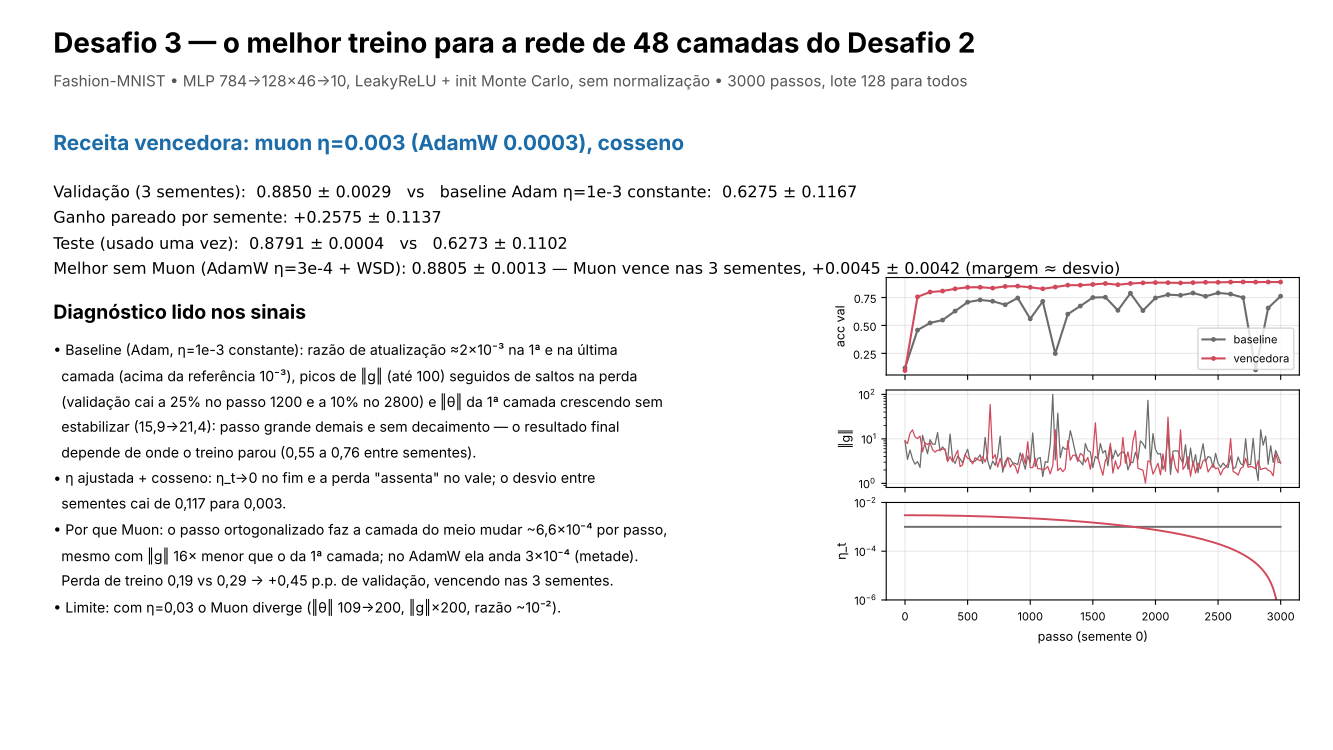

Source code (Python):
# -*- coding: utf-8 -*-
"""
Gera slide.pdf (um slide, 3 minutos): receita vencedora, ganho ± desvio sobre a
baseline e o diagnóstico lido nos sinais que a justifica.

    python slide.py
"""
import os
import statistics

import matplotlib
matplotlib.use("Agg")
import matplotlib.pyplot as plt
import numpy as np

import painel
import treino

AQUI = os.path.dirname(os.path.abspath(__file__))

DIAGNOSTICO = (
    "• Baseline (Adam, η=1e-3 constante): razão de atualização ≈2×10⁻³ na 1ª e na última\n"
    "  camada (acima da referência 10⁻³), picos de ‖g‖ (até 100) seguidos de saltos na perda\n"
    "  (validação cai a 25% no passo 1200 e a 10% no 2800) e ‖θ‖ da 1ª camada crescendo sem\n"
    "  estabilizar (15,9→21,4): passo grande demais e sem decaimento — o resultado final\n"
    "  depende de onde o treino parou (0,55 a 0,76 entre sementes).\n"
    "• η ajustada + cosseno: η_t→0 no fim e a perda \"assenta\" no vale; o desvio entre\n"
    "  sementes cai de 0,117 para 0,003.\n"
    "• Por que Muon: o passo ortogonalizado faz a camada do meio mudar ~6,6×10⁻⁴ por passo,\n"
    "  mesmo com ‖g‖ 16× menor que o da 1ª camada; no AdamW ela anda 3×10⁻⁴ (metade).\n"
    "  Perda de treino 0,19 vs 0,29 → +0,45 p.p. de validação, vencendo nas 3 sementes.\n"
    "• Limite: com η=0,03 o Muon diverge (‖θ‖ 109→200, ‖g‖×200, razão ~10⁻²)."
)


def main():
    linhas = painel.ler_experimentos()
    g = painel.agrupar_sementes(linhas)
    com3 = {c: rs for c, rs in g.items() if len(rs) >= 3}
    media = lambda c: statistics.mean(r["acc_val"] for r in com3[c].values())
    desvio = lambda c: statistics.stdev(r["acc_val"] for r in com3[c].values())
    base = ("adam", 1e-3, "", "constante")
    venc = max(com3, key=media)
    teste = {}
    for r in linhas:
        if r["etapa"] == "teste":
            teste.setdefault(painel.config(r), []).append(float(r["acc_teste"]))

    rv = com3[venc][0]
    ganho = [com3[venc][s]["acc_val"] - com3[base][s]["acc_val"] for s in (0, 1, 2)]

    fig = plt.figure(figsize=(13.33, 7.5))
    fig.text(0.04, 0.93, "Desafio 3 — o melhor treino para a rede de 48 camadas do Desafio 2",
             fontsize=20, weight="bold")
    fig.text(0.04, 0.885, "Fashion-MNIST • MLP 784→128×46→10, LeakyReLU + init Monte Carlo, "
             f"sem normalização • {treino.PASSOS} passos, lote {treino.LOTE} para todos",
             fontsize=11, color="#555555")

    receita = f"Receita vencedora: {painel.nome_curto(rv)}"
    fig.text(0.04, 0.80, receita, fontsize=15, weight="bold", color="#1b6ca8")
    tv = teste.get(venc, [])
    tb = teste.get(base, [])
    txt = (f"Validação (3 sementes):  {media(venc):.4f} ± {desvio(venc):.4f}"
           f"   vs   baseline Adam η=1e-3 constante:  {media(base):.4f} ± {desvio(base):.4f}\n"
           f"Ganho pareado por semente: {statistics.mean(ganho):+.4f} ± "
           f"{statistics.stdev(ganho):.4f}")
    if tv and tb:
        txt += (f"\nTeste (usado uma vez):  {statistics.mean(tv):.4f} ± "
                f"{statistics.stdev(tv):.4f}   vs   {statistics.mean(tb):.4f} ± "
                f"{statistics.stdev(tb):.4f}")
    alt = ("adamw", 3e-4, "", "wsd")
    if alt in com3:
        d = [com3[venc][s]["acc_val"] - com3[alt][s]["acc_val"] for s in (0, 1, 2)]
        txt += (f"\nMelhor sem Muon (AdamW η=3e-4 + WSD): {media(alt):.4f} ± {desvio(alt):.4f} — "
                f"Muon vence nas 3 sementes, {statistics.mean(d):+.4f} ± {statistics.stdev(d):.4f}"
                " (margem ≈ desvio)")
    fig.text(0.04, 0.635, txt, fontsize=11.5, family="DejaVu Sans", linespacing=1.6)

    fig.text(0.04, 0.575, "Diagnóstico lido nos sinais", fontsize=14, weight="bold")
    fig.text(0.04, 0.55, DIAGNOSTICO, fontsize=10.2, va="top", linespacing=1.5, wrap=True)

    # mini-painel: mesmo eixo de passos
    lv = painel.ler_log(rv["id"])
    lb = painel.ler_log(com3[base][0]["id"])
    eixos = [fig.add_axes([0.665, 0.50 - 0.15 * i, 0.31, 0.13]) for i in range(3)]
    for lg, cor, rot in ((lb, painel.CORES["baseline"], "baseline"),
                         (lv, painel.CORES["melhor"], "vencedora")):
        p = lg["passo"]
        m = np.isfinite(lg["acc_val"])
        eixos[0].plot(p[m], lg["acc_val"][m], "o-", ms=2.5, color=cor, label=rot)
        eixos[1].plot(p, lg["grad"], color=cor, lw=0.9)
        eixos[2].plot(p, lg["lr"], color=cor, lw=1.4)
    eixos[0].set_ylabel("acc val", fontsize=9)
    eixos[1].set_ylabel("‖g‖", fontsize=9)
    eixos[1].set_yscale("log")
    eixos[2].set_ylabel("η_t", fontsize=9)
    eixos[2].set_yscale("log")
    eixos[2].set_ylim(1e-6, 1e-2)
    eixos[2].set_xlabel("passo (semente 0)", fontsize=9)
    eixos[0].legend(fontsize=8, loc="lower right")
    for a in eixos:
        a.grid(alpha=0.3)
        a.tick_params(labelsize=8)
    for a in eixos[:-1]:
        a.set_xticklabels([])

    fig.savefig(os.path.join(AQUI, "slide.pdf"))
    print(receita, f"ganho {statistics.mean(ganho):+.4f} ± {statistics.stdev(ganho):.4f}")


if __name__ == "__main__":
    main()
